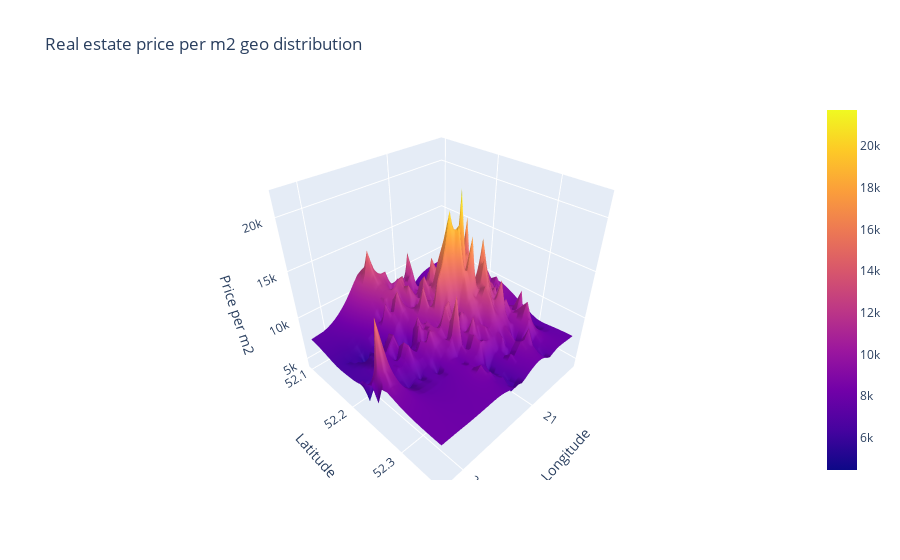

Notebook code for this chart:
### Code cell
figure=go.Figure(
    data=data,
    layout=go.Layout(
      
        scene=dict(
            xaxis=dict(title="Longitude"),
            yaxis=dict(title="Latitude"),
            zaxis=dict(title="Price per m2")

           
                  ),
         title="Real estate price per m2 geo distribution"
    ))
iplot(figure)

### Figure 1 — Plotly figure (JSON) as saved in the notebook; plotly's stock layout.template omitted (floating-point values rounded to 4 significant figures; data arrays with more than 128 entries replaced by an {"elided": "..."} marker saying what was removed)
{"data": [{"connectgaps": true, "type": "surface", "x": [20.86, 20.87, 20.88, 20.89, 20.9, 20.91, 20.92, 20.93, 20.94, 20.95, 20.96, 20.97, 20.98, 20.99, 21, 21.01, 21.02, 21.03, 21.04, 21.05, 21.06, 21.07, 21.08, 21.09, 21.1, 21.11, 21.12, 21.13, 21.14, 21.15, 21.16, 21.17, 21.18, 21.19, 21.2, 21.21, 21.23, 21.24], "y": [52.1, 52.11, 52.12, 52.13, 52.14, 52.15, 52.16, 52.17, 52.18, 52.19, 52.2, 52.21, 52.22, 52.23, 52.24, 52.25, 52.26, 52.27, 52.28, 52.29, 52.3, 52.31, 52.32, 52.33, 52.34, 52.35, 52.36], "z": {"elided": "27x38 float values"}}], "layout": {"scene": {"xaxis": {"title": {"text": "Longitude"}}, "yaxis": {"title": {"text": "Latitude"}}, "zaxis": {"title": {"text": "Price per m2"}}}, "title": {"text": "Real estate price per m2 geo distribution"}}}
